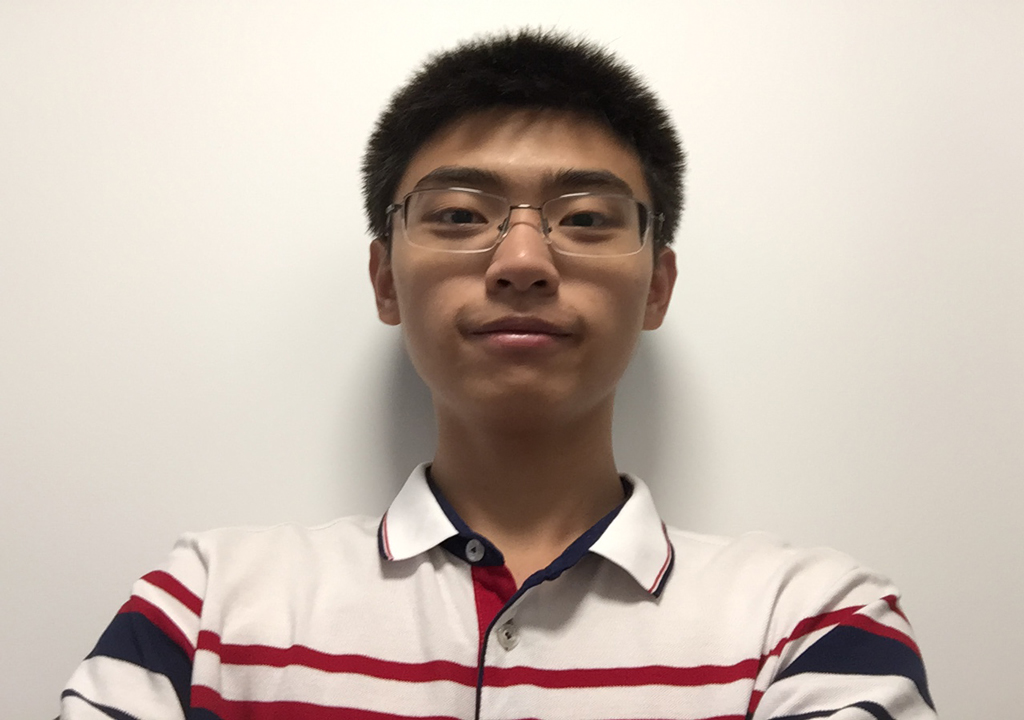
%> input picture CLab-1/Images-for-CLAB1/face_02_u6617017.jpg, 1024 x 720 px
$ octave task3.m   (GNU Octave 9; MATLAB toolbox functions it lacks are replaced by stand-ins)
%> lines starting %> are read from the running program, lines starting %| are printed output that depends on the picture
### CLab-1/my_Gauss_filter.m
function [output_image] = my_Gauss_filter(noisy_image, my_9x9_gausskernel)

[row, col] = size(noisy_image);
[kernel_row, kernel_col] = size(my_9x9_gausskernel);

N = (kernel_row + 1) / 2;

output_image = zeros(row, col);
img_expanded = zeros(row+2*N, col+2*N);

for i = 1:row
    for j = 1:col
        img_expanded(i+N, j+N) = noisy_image(i,j);
    end
end

% Convolution
for i = N+1 : row+N
    for j = N+1 : col+N
        output_row = i-N;
        output_col = j-N;
        value = 0;
        for ki = 1:kernel_row
            for kj = 1:kernel_col
                value = value + img_expanded(output_row+ki-1, ...
                    output_col+kj-1) * my_9x9_gausskernel(ki,kj);
            end
        end
        output_image(output_row,output_col) = value;
    end
end

output_image = uint8(output_image);

end

### CLab-1/task3.m
img3 = imread('Images-for-CLAB1/face_02_u6617017.jpg');
%> img3 is the input picture: size 720x1024x3 uint8; mean R, G, B 199.5, 185.9, 176.1
img3 = img3(30:30+511, 263:263+511, :);
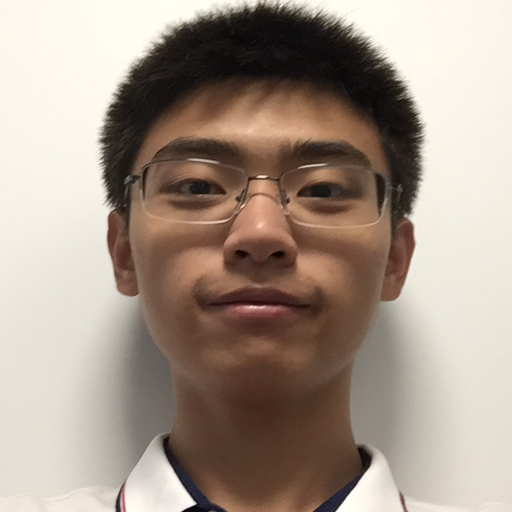
%> img3: size 512x512x3 uint8; mean R, G, B 165.6, 150.6, 138

img3_gray = rgb2gray(img3);
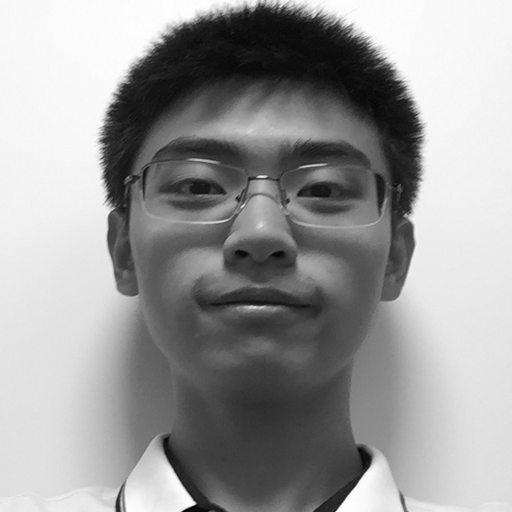
%> img3_gray: size 512x512 uint8; min 2, max 255, mean 153.6
imwrite(img3_gray, 'Images-for-CLAB1/img_task3.jpg');

% 50 is too big, so denoising has no notable effect at all. I set it to 5.
sigma = 5;
img3_noisy = imnoise(img3_gray, 'gaussian', 0, sigma);
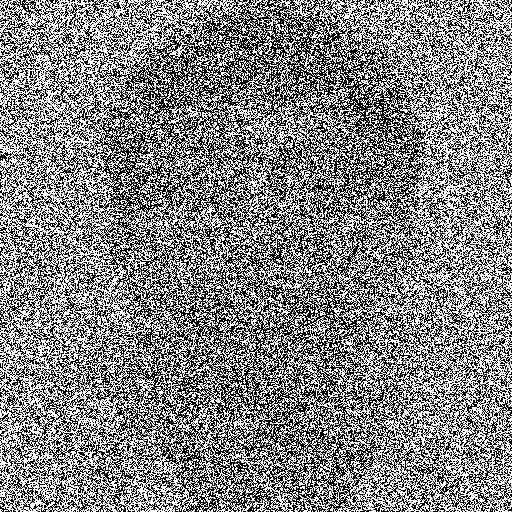
%> img3_noisy: size 512x512 uint8; min 0, max 255, mean 132

my_9x9_gausskernel = fspecial('gaussian', [9, 9], sigma);
denoise_matlab = imfilter(img3_noisy, my_9x9_gausskernel, 'conv');
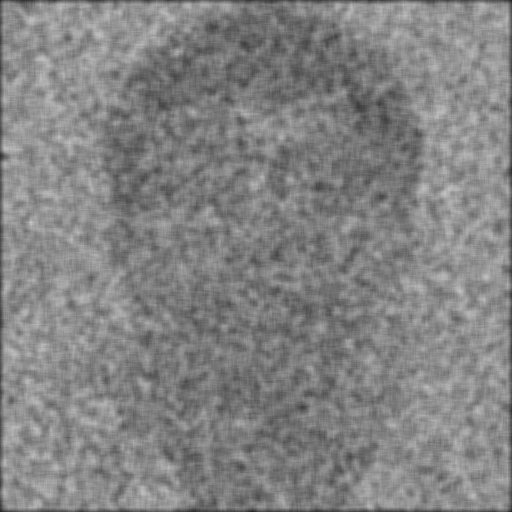
%> denoise_matlab: size 512x512 uint8; min 34, max 198, mean 130.9
denoise_me = my_Gauss_filter(img3_noisy, my_9x9_gausskernel);
%> after the loop in my_Gauss_filter, `for i = 1:row`:
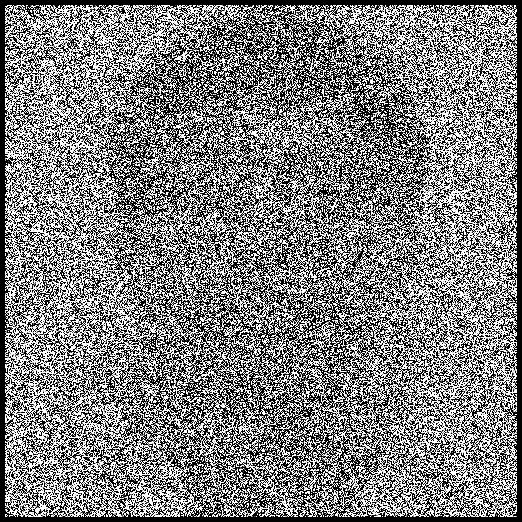
%> img_expanded: size 522x522 double; min 0, max 255, mean 127
%> (the run ends here)
